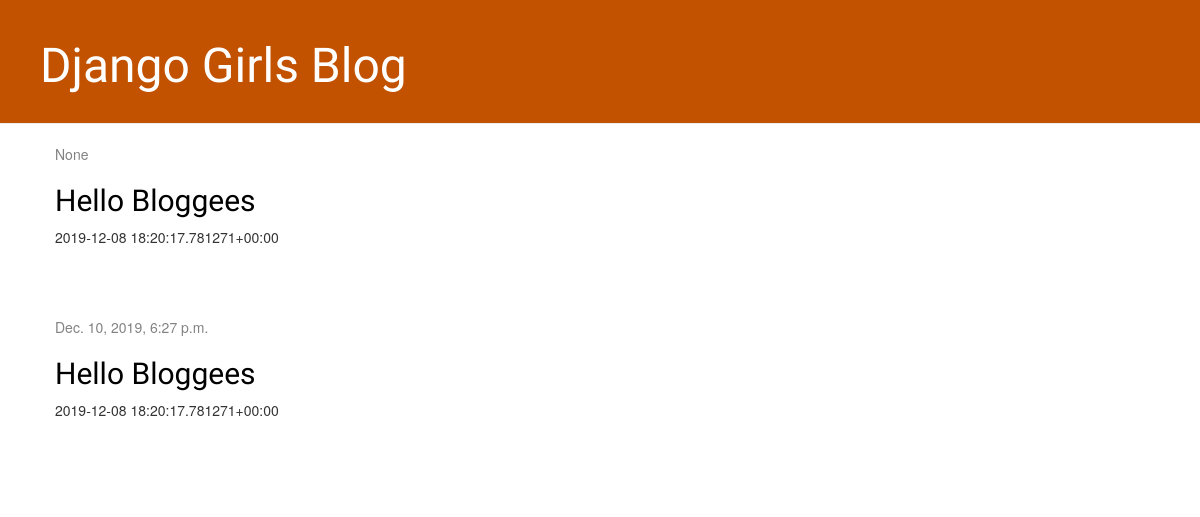
The app's page /, older data.
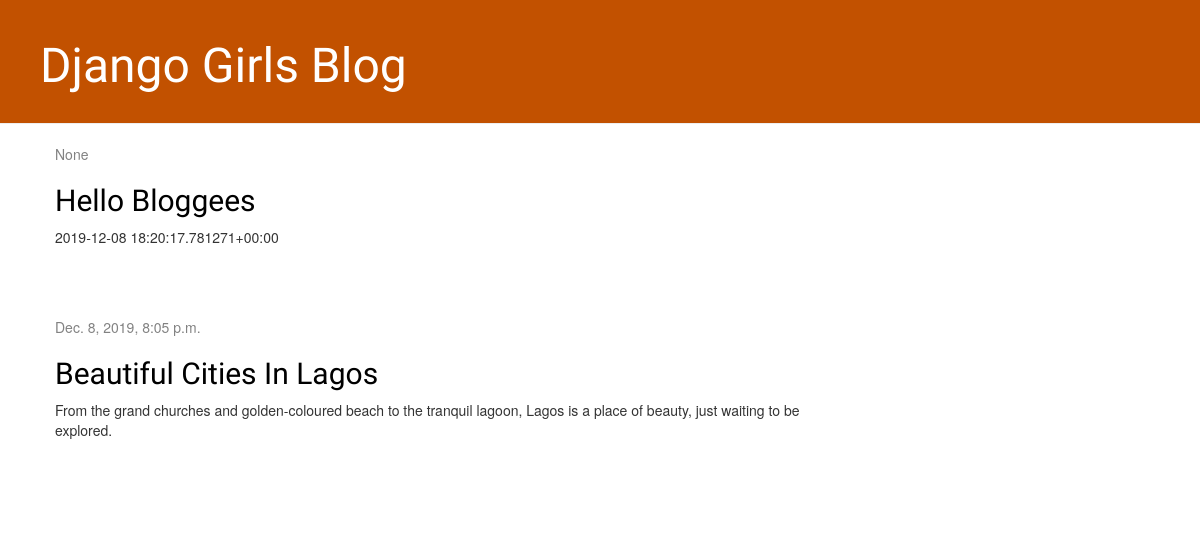
The same page, newer data.
### blog/models.py (models this page shows, shortened)
class Post(models.Model):
    author = models.ForeignKey(settings.AUTH_USER_MODEL, on_delete=models.CASCADE)
    title = models.CharField(max_length=200)
    text = models.TextField()
    created_date = models.DateTimeField(default=timezone.now)
    published_date = models.DateTimeField(blank=True, null=True)

### blog/views.py (the view)
# urls.py: path('', views.post_list, name='post_list'),
def post_list(request):
    posts = Post.objects.filter(author=User.objects.get(username='chinemerem')).order_by('published_date')
    return render(request, 'blog/post_list.html', {'posts': posts})

### blog/templates/blog/post_list.html (shortened to what this page needs)
<!DOCTYPE html>
{% extends 'blog/base.html' %}
{% load static %}
    {% block content %}
    {% for post in posts %}
    <div class="post">
        <div class="date">
            {{ post.published_date }}
        </div>
        <h2><a href="{% url 'post_detail' pk=post.pk %}">{{ post.title }}</a></h2>
        <p>{{ post.text|linebreaksbr }}</p>
    </div>
    {% endfor %}
    {% endblock %}

### blog/templates/blog/base.html (shortened to what this page needs)
<!DOCTYPE html>
{% load static %}
<html>
<head>
    <link rel="stylesheet" href="//maxcdn.bootstrapcdn.com/bootstrap/3.2.0/css/bootstrap.min.css">
    <link rel="stylesheet" href="//maxcdn.bootstrapcdn.com/bootstrap/3.2.0/css/bootstrap-theme.min.css">
    <link rel="stylesheet" href="{% static 'css/blog.css' %}">
</head>
<body>
<div class="page-header">
    <h1><a href="/">Django Girls Blog</a></h1>
</div>
<div class="content container">
    <div class="row">
        <div class="col-md-8">
            {% block content %}
            {% endblock %}
        </div>
    </div>
</div>
</body>
</html>

### blog/static/css/blog.css (style rules this page uses)
.page-header { background-color: #C25100; margin-top: 0; padding: 20px 20px 20px 40px; }
.page-header h1, .page-header h1 a, .page-header h1 a:visited, .page-header h1 a:active { color: #ffffff; font-size: 36pt; text-decoration: none; }
.content { margin-left: 40px; }
h1, h2, h3, h4 { font-family: 'Lobster', cursive; }
.date { color: #828282; }
.post { margin-bottom: 70px; }
.post h2 a, .post h2 a:visited { color: #000000; }

Row changes from the older to the newer data that the page shows:
removed Post: published_date "Dec. 10, 2019, 6:27 p.m.", title "Hello Bloggees", text "2019-12-08 18:20:17.781271+00:00"
added Post: published_date "Dec. 8, 2019, 8:05 p.m.", title "Beautiful Cities In Lagos", text "From the grand churches and golden-coloured beach to the tranquil lagoon, Lagos is a place of beauty, just waiting to be explored."
